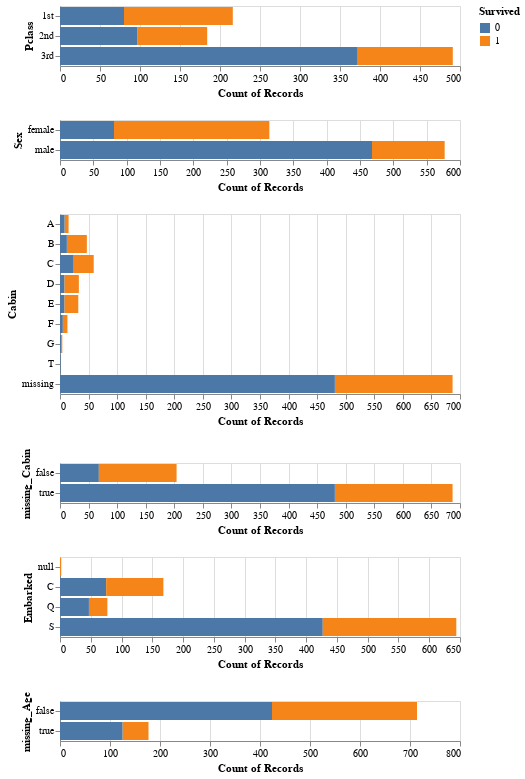

Here is the notebook cell this chart was saved with:
### Code cell
#Pclass, Sex, Cabin, Embarked

plot_pclass = alt.Chart(train_df).mark_bar().encode(
    y='Pclass',
    x='count()',
    fill='Survived'
)
plot_sex = alt.Chart(train_df).mark_bar().encode(
    y='Sex',
    x='count()',
    fill='Survived'
)
plot_cabin = alt.Chart(train_df).mark_bar().encode(
    x='count()',
    y='Cabin',
    fill='Survived'
)
plot_missing_cabin = alt.Chart(train_df).mark_bar().encode(
    x='count()',
    y='missing_Cabin',
    fill='Survived'
)
plot_embarked = alt.Chart(train_df).mark_bar().encode(
    y='Embarked',
    x='count()',
    fill='Survived'
)
plot_missing_age = alt.Chart(train_df).mark_bar().encode(
    x='count()',
    y='missing_Age',
    fill='Survived'
)

plot_pclass & plot_sex & plot_cabin & plot_missing_cabin & plot_embarked & plot_missing_age

### Figure 1 — Vega-Lite specification as saved in the notebook (floating-point values rounded to 4 significant figures; data arrays with more than 128 entries replaced by an {"elided": "..."} marker saying what was removed)
{"$schema": "https://vega.github.io/schema/vega-lite/v4.8.1.json", "config": {"view": {"continuousHeight": 300, "continuousWidth": 400}}, "data": {"name": "data-a96cf86d4719431c8463b8920f976366"}, "datasets": {"data-a96cf86d4719431c8463b8920f976366": {"elided": "891 records"}}, "vconcat": [{"encoding": {"fill": {"field": "Survived", "type": "nominal"}, "x": {"aggregate": "count", "type": "quantitative"}, "y": {"field": "Pclass", "type": "nominal"}}, "mark": "bar"}, {"encoding": {"fill": {"field": "Survived", "type": "nominal"}, "x": {"aggregate": "count", "type": "quantitative"}, "y": {"field": "Sex", "type": "nominal"}}, "mark": "bar"}, {"encoding": {"fill": {"field": "Survived", "type": "nominal"}, "x": {"aggregate": "count", "type": "quantitative"}, "y": {"field": "Cabin", "type": "nominal"}}, "mark": "bar"}, {"encoding": {"fill": {"field": "Survived", "type": "nominal"}, "x": {"aggregate": "count", "type": "quantitative"}, "y": {"field": "missing_Cabin", "type": "nominal"}}, "mark": "bar"}, {"encoding": {"fill": {"field": "Survived", "type": "nominal"}, "x": {"aggregate": "count", "type": "quantitative"}, "y": {"field": "Embarked", "type": "nominal"}}, "mark": "bar"}, {"encoding": {"fill": {"field": "Survived", "type": "nominal"}, "x": {"aggregate": "count", "type": "quantitative"}, "y": {"field": "missing_Age", "type": "nominal"}}, "mark": "bar"}]}
